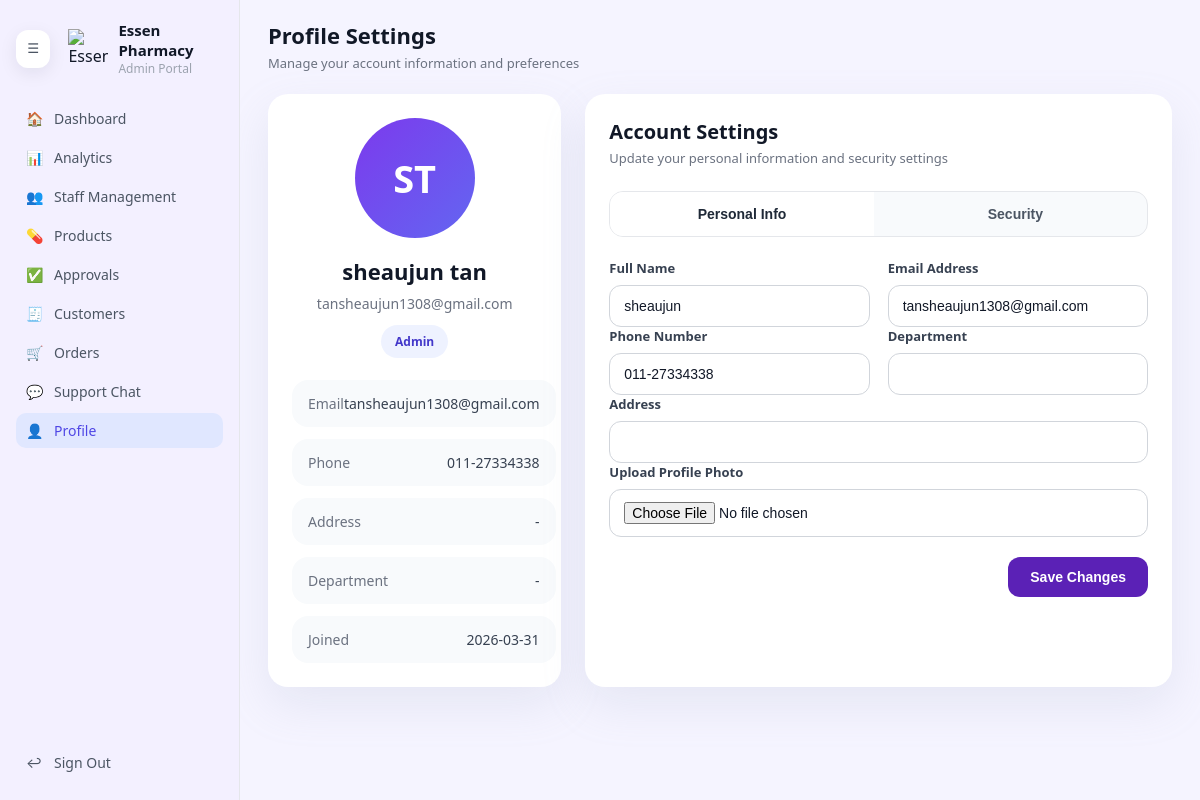
/admin/profile.php (signed in), run on an earlier commit of the app's database.
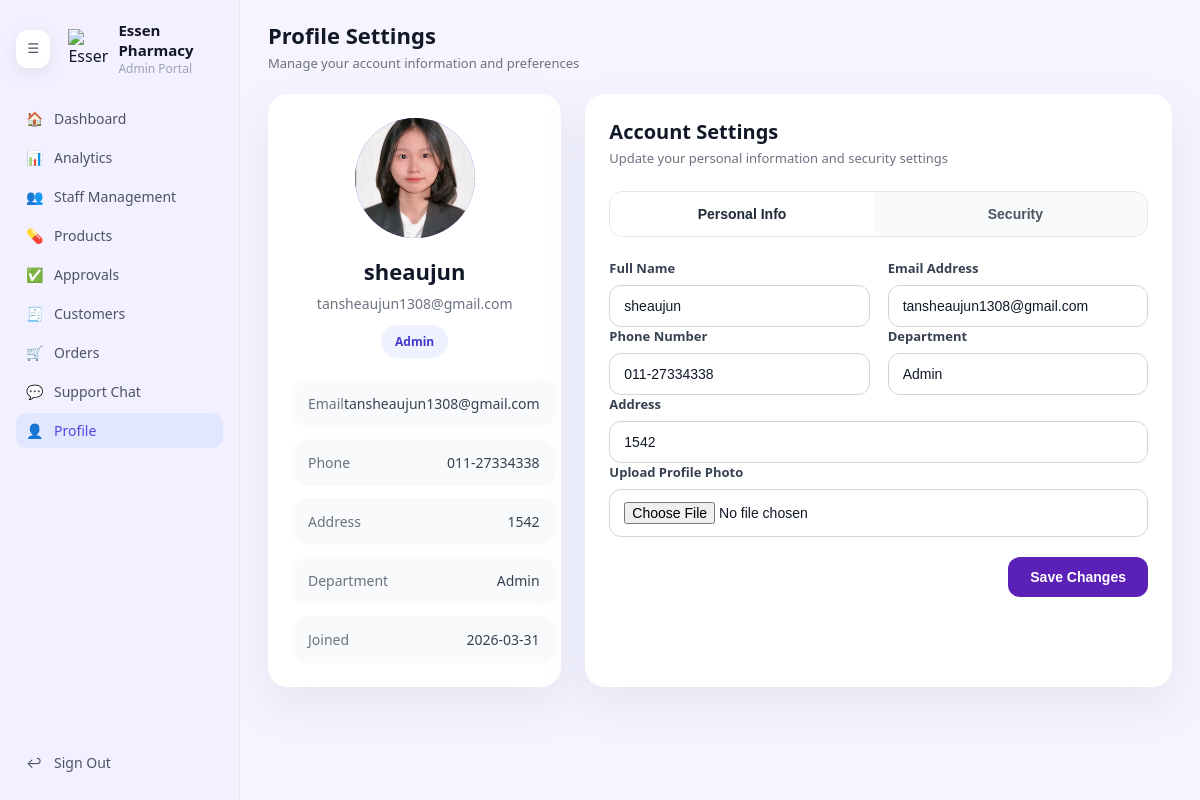
And on a later commit of the database.
### tables this page shows
CREATE TABLE `users` (
  `userID` int(10) UNSIGNED NOT NULL,
  `userName` varchar(50) NOT NULL,
  `firstName` varchar(100) NOT NULL,
  `lastName` varchar(100) NOT NULL,
  `email` varchar(150) NOT NULL,
  `password` varchar(255) NOT NULL,
  `role` enum('admin','staff','customer') NOT NULL DEFAULT 'customer',
  `phoneNo` varchar(30) DEFAULT NULL,
  `created_at` datetime DEFAULT current_timestamp(),
  `address` varchar(255) DEFAULT NULL,
  `department` varchar(100) DEFAULT NULL,
  `avatar` varchar(255) DEFAULT NULL,
  `updated_at` timestamp NOT NULL DEFAULT current_timestamp() ON UPDATE current_timestamp()
);

### admin/profile.php (the view, shortened to what the changed rows need)
<?php
require_once __DIR__ . '/../db.php';
function h($value) {
    return htmlspecialchars($value, ENT_QUOTES, 'UTF-8');
}
$userId = $_SESSION['userID'];
$user = [
    'userID' => $userId,
    'userName' => $_SESSION['userName'] ?? '',
    'firstName' => '',
    'lastName' => '',
    'email' => '',
    'phoneNo' => '',
    'address' => '',
    'department' => '',
    'role' => $_SESSION['role'] ?? 'admin',
    'created_at' => '',
    'avatar' => '',
];
$stmt = $conn->prepare('SELECT userName, firstName, lastName, email, phoneNo, address, department, avatar, created_at FROM users WHERE userID = ? LIMIT 1');
$stmt->bind_param('i', $userId);
$stmt->execute();
$stmt->bind_result($userName, $firstName, $lastName, $email, $phoneNo, $address, $department, $avatar, $createdAt);
if ($stmt->fetch()) {
    $user['userName']   = $userName;
    $user['firstName']  = $firstName;
    $user['lastName']   = $lastName;
    $user['email']      = $email;
    $user['phoneNo']    = $phoneNo;
    $user['address']    = $address;
    $user['department'] = $department;
    $user['avatar']     = $avatar;
    $user['created_at'] = $createdAt;
}
$fullName = trim($user['firstName'] . ' ' . $user['lastName']);
$joinDate = $user['created_at'] ? date('Y-m-d', strtotime($user['created_at'])) : '';
?>
<!DOCTYPE html>
<html lang="en">
<head>
    <link rel="stylesheet" href="css/admin-dashboard.css">
    <link rel="stylesheet" href="css/admin-profile.css">
</head>
<body>
<div class="admin-layout">
    <main class="main-content">
        <header class="main-header">
            <div>
                <h1>Profile Settings</h1>
            </div>
        </header>
        <div class="profile-grid">
            <section class="profile-card">
                <div class="profile-avatar">
                    <?php if (!empty($user['avatar'])): ?>
                        <img src="<?php echo h($user['avatar']); ?>" alt="Profile avatar">
                    <?php else: ?>
                        <span><?php
                            $initials = '';
                            foreach (explode(' ', trim($fullName)) as $part) {
                                if ($part !== '') {
                                    $initials .= strtoupper($part[0]);
                                }
                            }
                            echo h($initials ?: 'A');
                        ?></span>
                    <?php endif; ?>
                </div>
                <div class="profile-details">
                    <h2><?php echo h($fullName ?: 'Admin User'); ?></h2>
                    <p class="profile-email"><?php echo h($user['email']); ?></p>
                    <div class="profile-badge"><?php echo h(ucfirst($user['role'])); ?></div>
                </div>
                <div class="profile-info-list">
                    <div class="profile-info-item">
                        <span class="profile-info-label">Email</span>
                        <span><?php echo h($user['email']); ?></span>
                    </div>
                    <div class="profile-info-item">
                        <span class="profile-info-label">Phone</span>
                        <span><?php echo h($user['phoneNo'] ?: '-'); ?></span>
                    </div>
                    <div class="profile-info-item">
                        <span class="profile-info-label">Address</span>
                        <span><?php echo h($user['address'] ?: '-'); ?></span>
                    </div>
                    <div class="profile-info-item">
                        <span class="profile-info-label">Department</span>
                        <span><?php echo h($user['department'] ?: '-'); ?></span>
                    </div>
                    <div class="profile-info-item">
                        <span class="profile-info-label">Joined</span>
                        <span><?php echo h($joinDate ?: '-'); ?></span>
                    </div>
                </div>
            </section>
            <section class="account-card">
                <div class="account-card-header">
                    <div>
                        <h2>Account Settings</h2>
                    </div>
                </div>
                <div class="tab-panel active" id="personal">
                    <form method="post" action="profile.php" enctype="multipart/form-data">
                        <div class="field-row">
                            <div class="field-group">
                                <label for="firstName">Full Name</label>
                                <input type="text" id="firstName" name="firstName" value="<?php echo h($user['firstName']); ?>">
                            </div>
                            <div class="field-group">
                                <label for="email">Email Address</label>
                                <input type="email" id="email" name="email" value="<?php echo h($user['email']); ?>">
                            </div>
                        </div>
                        <div class="field-row">
                            <div class="field-group">
                                <label for="phoneNo">Phone Number</label>
                                <input type="text" id="phoneNo" name="phoneNo" value="<?php echo h($user['phoneNo']); ?>">
                            </div>
                            <div class="field-group">
                                <label for="department">Department</label>
                                <input type="text" id="department" name="department" value="<?php echo h($user['department']); ?>">
                            </div>
                        </div>
                        <div class="field-group">
                            <label for="address">Address</label>
                            <input type="text" id="address" name="address" value="<?php echo h($user['address']); ?>">
                        </div>
                    </form>
                </div>
            </section>
        </div>
    </main>
</div>
</body>
</html>

What changed in the data, as far as the page shows it:
changed users "sheaujun": avatar: picture added; firstName "sheaujun tan" → "sheaujun"; address "-" → "1542"; department "-" → "Admin"; department (not shown) → "Admin"; address (not shown) → "1542"
Also different on the page:
$initials ?: 'A': "ST" → (not shown)
